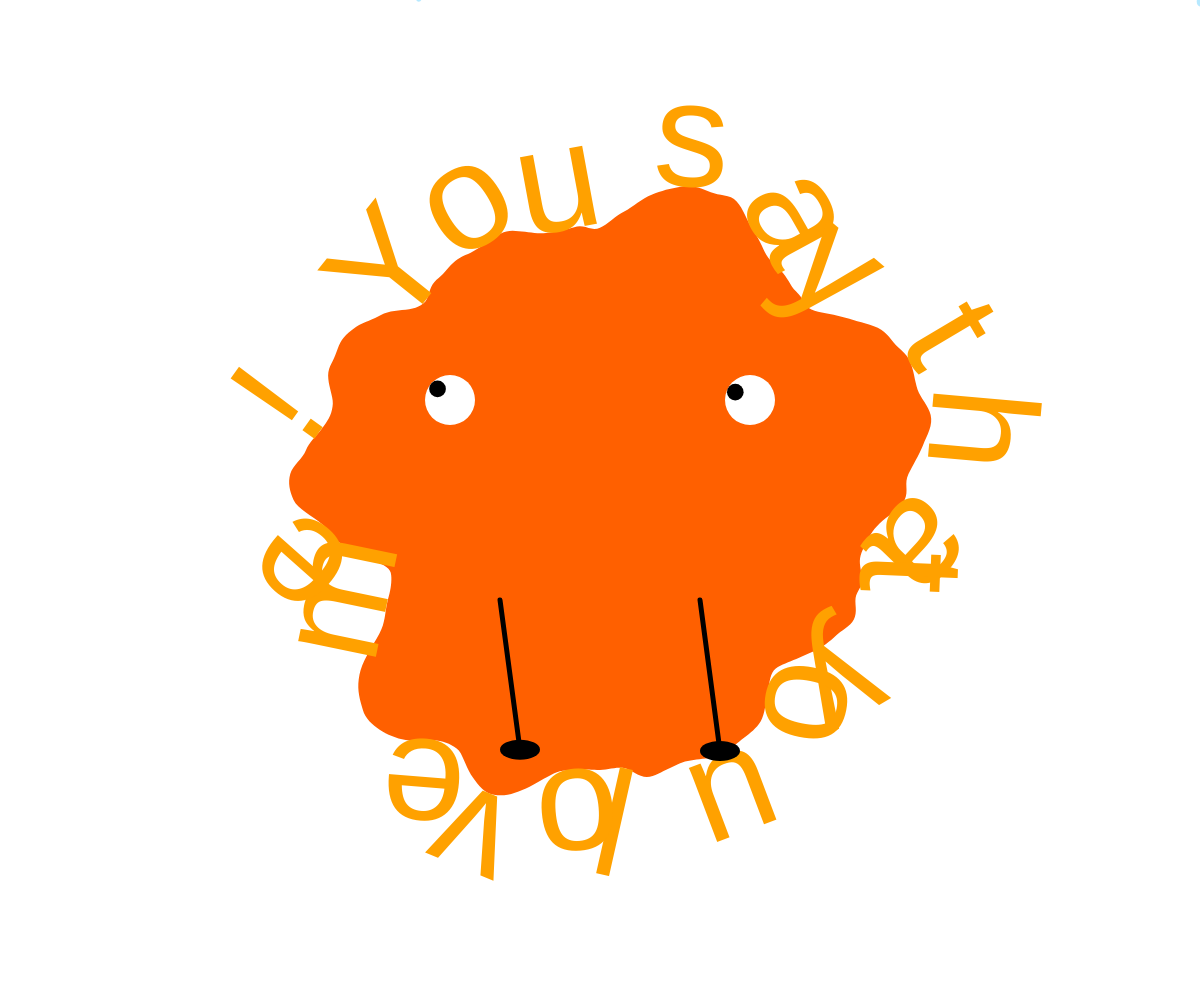
Frame 1 (no input)
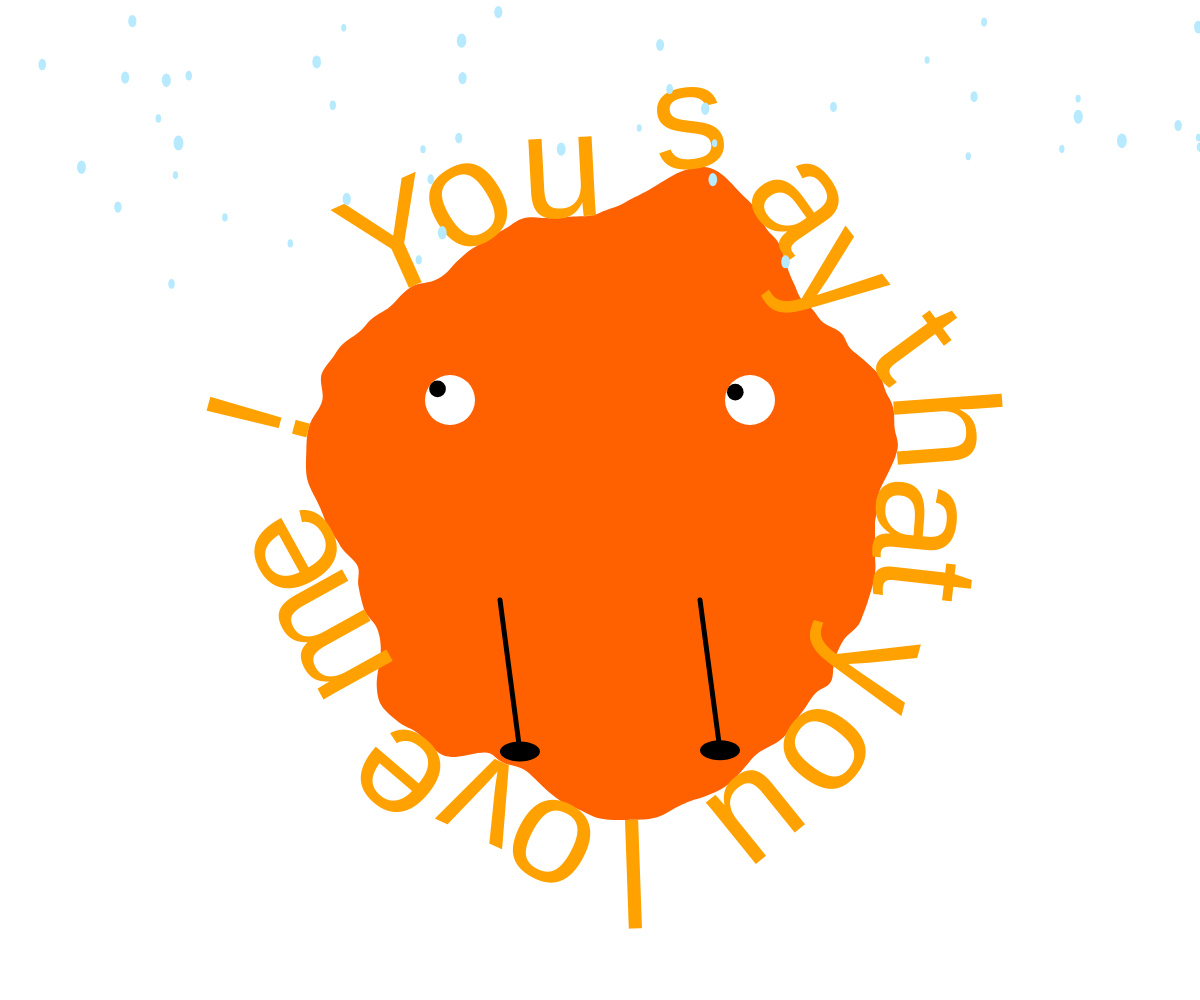
Frame 60 (no input)
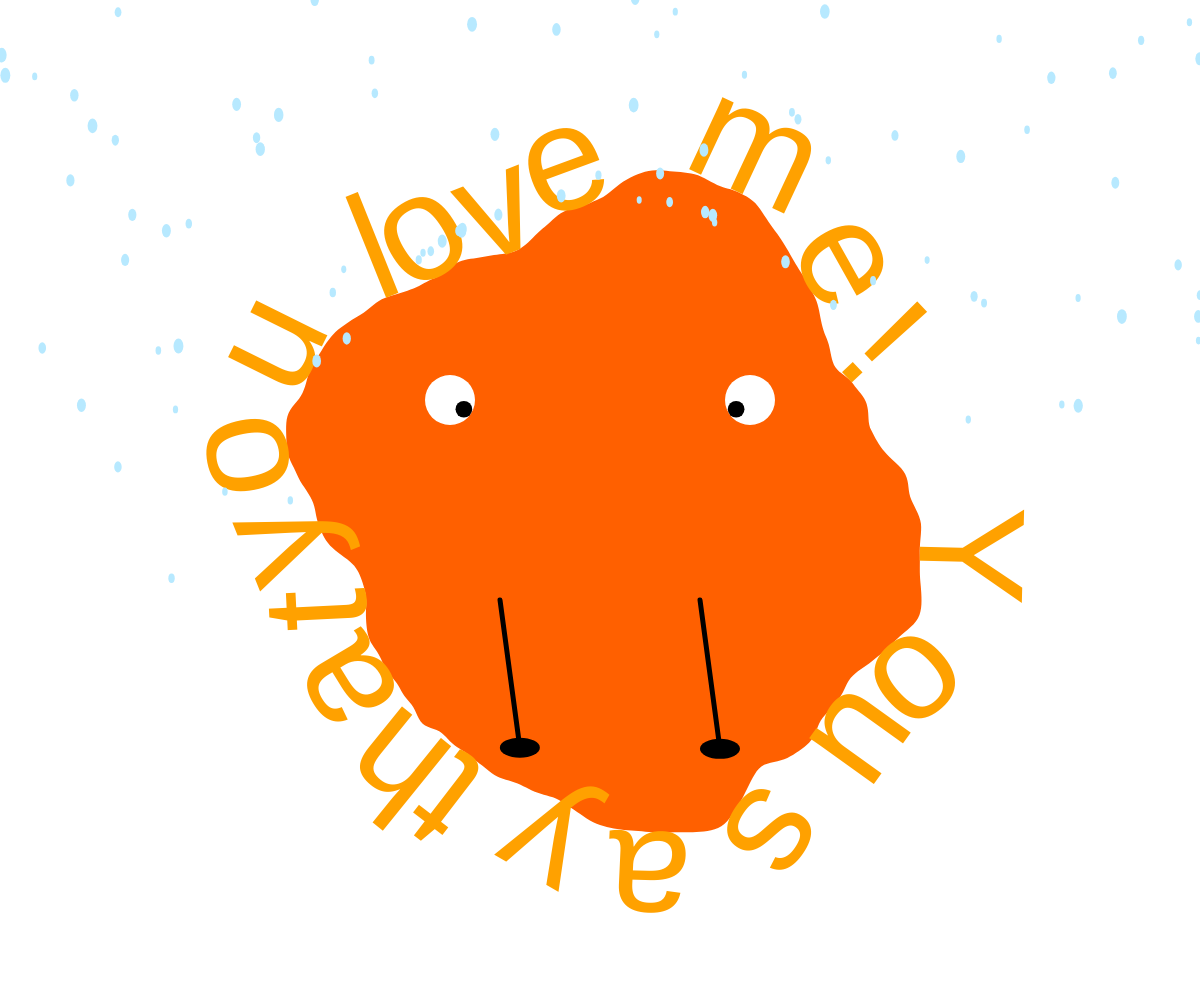
Frame 120 (the mouse pressed at the canvas centre since frame 60)

The p5.js sketch that drew these frames (run headless with seeded random() and noise() and a simulated clock; from frame 60 on, the mouse is pressed at the canvas centre):

// p5.js sketch
// ── sketch.js
const textToWrite = "You say that you love me ! ";
const SEGMENTS = 600;
const RAIN_COUNT = 200; // Number of raindrops
let raindrops = [];

// auto start variables
let centerX, centerY, fontSize, INNER_RADIUS, RADIUS_VARIATION;
let leftEye, rightEye;
let leftFoot, rightFoot;

function setup() {
  createCanvas(windowWidth, windowHeight);
  centerX = windowWidth / 2;
  centerY = windowHeight / 2;

  let screenPct = min(height, width) / 1000;
  fontSize = screenPct * 150;
  INNER_RADIUS = screenPct * 200;
  RADIUS_VARIATION = screenPct * 200;

  textFont("Helvetica");
  textSize(fontSize);

  // Create eyes
  leftEye = new Eye(centerX - 150, centerY - 100, 50);
  rightEye = new Eye(centerX + 150, centerY - 100, 50);

  // Initialize feet
  leftFoot = new Foot(centerX - 100, centerY + 250, 40, -0.1);
  rightFoot = new Foot(centerX + 100, centerY + 250, 40, 0.1);

  // Initialize raindrops
  for (let i = 0; i < RAIN_COUNT; i++) {
    raindrops.push(new Raindrop(random(width), random(-height, 0)));
  }
}

function pointForIndex(pct) {
  const NOISE_SCALE = 1.5;
  let angle = pct * TWO_PI;
  let cosAngle = cos(angle);
  let sinAngle = sin(angle);
  let time = frameCount / 100;
  let noiseValue = noise(
    NOISE_SCALE * cosAngle + NOISE_SCALE,
    NOISE_SCALE * sinAngle + NOISE_SCALE,
    time
  );
  let radius = INNER_RADIUS + RADIUS_VARIATION * noiseValue;
  return {
    x: radius * cosAngle + centerX,
    y: radius * sinAngle + centerY,
  };
}

function draw() {
  background(255, 255, 255);
  noStroke();

  // Draw character
  fill(255, 96, 0); // Yellow color
  beginShape();
  for (let i = 0; i < SEGMENTS; i++) {
    let p0 = pointForIndex(i / SEGMENTS);
    vertex(p0.x, p0.y);
  }
  endShape(CLOSE);

  // Draw text
  let pct = atan2(mouseY - centerY, mouseX - centerX) / TWO_PI; // follow mouse
  let pixToAngularPct = 1 / ((INNER_RADIUS + RADIUS_VARIATION / 2) * TWO_PI);

  fill(255, 161, 0); // Orange color
  for (let i = 0; i < textToWrite.length; i++) {
    let charWidth = textWidth(textToWrite.charAt(i));
    pct += (charWidth / 2) * pixToAngularPct;

    // Calculate angle
    let leftP = pointForIndex(pct - 0.01);
    let rightP = pointForIndex(pct + 0.01);
    let angle = atan2(leftP.y - rightP.y, leftP.x - rightP.x) + PI;

    push();
    let p = pointForIndex(pct);
    translate(p.x, p.y);
    rotate(angle);
    translate(-p.x, -p.y);

    text(textToWrite.charAt(i), p.x - charWidth / 2, p.y);
    pop();

    pct += (charWidth / 2) * pixToAngularPct;
  }

  // Draw eyes
  leftEye.update(mouseX, mouseY);
  rightEye.update(mouseX, mouseY);
  leftEye.display();
  rightEye.display();

  // Draw legs and feet
  leftFoot.update(mouseX, mouseY);
  leftFoot.display(centerX - 100, centerY + 100);

  rightFoot.update(mouseX, mouseY);
  rightFoot.display(centerX + 100, centerY + 100);

  // Draw raindrops
  for (let raindrop of raindrops) {
    raindrop.update();
    raindrop.display();
  }
}

// Eye class to represent eyes that follow the mouse
class Eye {
  constructor(_x, _y, _size) {
    this.x = _x;
    this.y = _y;
    this.size = _size;
    this.pupilSize = _size / 3; // Size of the pupil
    this.pupilX = _x;
    this.pupilY = _y;
  }

  update(mx, my) {
    let angle = atan2(my - this.y, mx - this.x);
    let maxDistance = this.size / 3;
    this.pupilX = this.x + cos(angle) * maxDistance;
    this.pupilY = this.y + sin(angle) * maxDistance;
  }

  display() {
    push();
    translate(this.x, this.y);
    fill(255); // White part of the eye
    noStroke();
    ellipse(0, 0, this.size, this.size);

    fill(0); // Black part of the eye (pupil)
    ellipse(
      this.pupilX - this.x,
      this.pupilY - this.y,
      this.pupilSize,
      this.pupilSize
    );
    pop();
  }
}

// Foot class to represent falling and bouncing feet
class Foot {
  constructor(_x, _y, _size, swingDirection) {
    this.x = _x;
    this.y = _y;
    this.size = _size;
    this.angle = 0; // Initial angle
    this.swingDirection = swingDirection;
    this.swingSpeed = 0.05; // Speed of swinging
  }

  update(mx, my) {
    this.angle =
      sin(frameCount * this.swingSpeed + this.swingDirection) * PI * 0.1;
  }

  display(legX, legY) {
    stroke(0);
    strokeWeight(5);
    line(
      legX,
      legY,
      this.x + cos(this.angle) * 20,
      this.y + sin(this.angle) * 20
    );

    fill(0);
    noStroke();
    ellipse(
      this.x + cos(this.angle) * 20,
      this.y + sin(this.angle) * 20,
      this.size,
      this.size / 2
    );
  }
}

// Raindrop class
class Raindrop {
  constructor(_x, _y) {
    this.x = _x;
    this.y = _y;
    this.size = random(5, 10);
    this.speed = random(2, 5);
  }

  update() {
    this.y += this.speed;

    // Check collision with character
    let d = dist(this.x, this.y, centerX, centerY);
    if (d < INNER_RADIUS + RADIUS_VARIATION / 2) {
      this.y -= this.speed * 2; // Bounce back
    }

    // Reset position if it goes below the screen
    if (this.y > height) {
      this.y = random(-height, 0);
      this.x = random(width);
    }
  }

  display() {
    fill(183, 233, 255); // Blue raindrops
    noStroke();
    ellipse(this.x, this.y, this.size, this.size * 1.5);
  }
}
